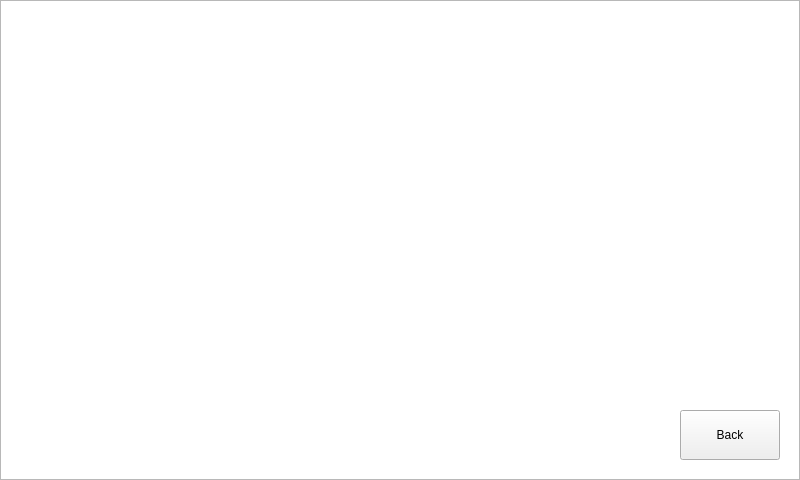
<?xml version="1.0" encoding="UTF-8"?>
<ui version="4.0">
 <class>ap3216c</class>
 <widget class="QMainWindow" name="ap3216c">
  <property name="geometry">
   <rect>
    <x>0</x>
    <y>0</y>
    <width>800</width>
    <height>480</height>
   </rect>
  </property>
  <property name="windowTitle">
   <string>MainWindow</string>
  </property>
  <widget class="QWidget" name="centralwidget">
   <widget class="QPushButton" name="ap3216c_back">
    <property name="geometry">
     <rect>
      <x>680</x>
      <y>410</y>
      <width>100</width>
      <height>50</height>
     </rect>
    </property>
    <property name="focusPolicy">
     <enum>Qt::NoFocus</enum>
    </property>
    <property name="text">
     <string>Back</string>
    </property>
   </widget>
   <widget class="QChartView" name="ap3216c_chart">
    <property name="geometry">
     <rect>
      <x>0</x>
      <y>0</y>
      <width>800</width>
      <height>480</height>
     </rect>
    </property>
   </widget>
   <zorder>ap3216c_chart</zorder>
   <zorder>ap3216c_back</zorder>
  </widget>
 </widget>
 <customwidgets>
  <customwidget>
   <class>QChartView</class>
   <extends>QGraphicsView</extends>
   <header>qchartview.h</header>
  </customwidget>
 </customwidgets>
 <resources/>
 <connections/>
</ui>
